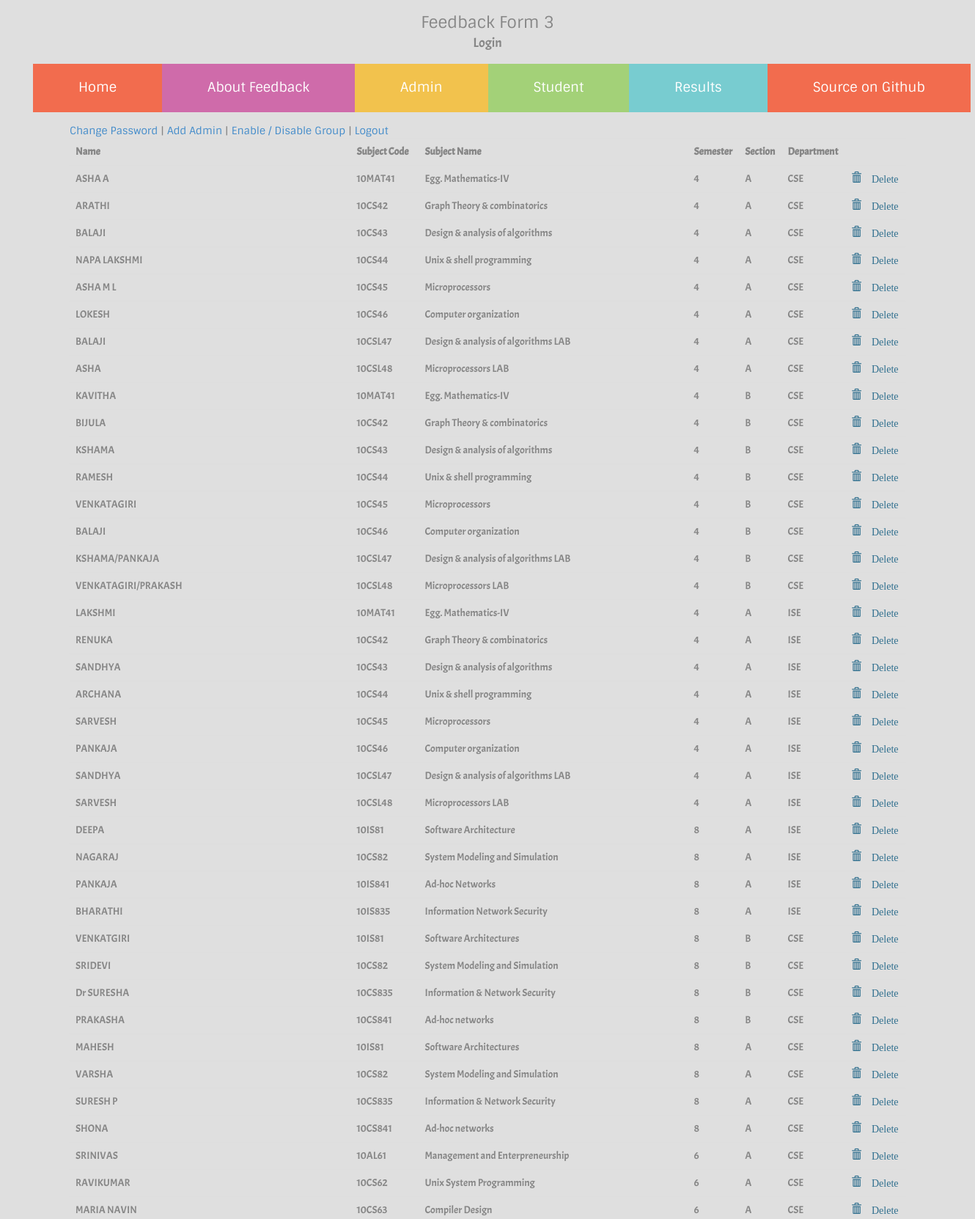
The page /admin.php (signed in, upper part) on the database its author committed.
### tables this page shows
CREATE TABLE `faculty` (
  `id` int(5) NOT NULL AUTO_INCREMENT,
  `name` varchar(50) NOT NULL,
  `subCode` varchar(10) NOT NULL,
  `subName` varchar(100) DEFAULT NULL,
  `semester` enum('2','4','6','8') NOT NULL DEFAULT '2',
  `sec` enum('A','B','C','D','E','F','G') DEFAULT 'F',
  `department` enum('ISE','CSE','CIV','EEE','ECE','ME','BS') DEFAULT 'BS',
  PRIMARY KEY (`id`)
);

### classes/auth.class.php (called while the page is built, shortened)
<?php
	class authenticate
	{
		public static $db_host,$db_user,$db_pass,$db_name,$username,$password;
		public static function check(){
			$db_name=self::$db_name;
			$username=self::$username;
			$password=self::$password;
			$username=mysql_real_escape_string($username);
			$sql="SELECT * FROM `$db_name`.`admin` WHERE `username`='$username' LIMIT 1";
			$query=mysql_query($sql);
			$num=mysql_num_rows($query);
			if($num!=1){
				return false;
			}
			else{
				$data=mysql_fetch_object($query);
				$passdb=$data->password;
				if($password==$passdb){
					return true;
				}else{
					return false;
				}
			}
		}
	}
?>

### admin.php (the view, shortened to what this page needs)
<?php
	require_once("classes/auth.class.php");
	$a=authenticate::check();
	if($a!=true){
		header("location:adminlogin.php?error=notLoggedIn");
		die();
	}else{?>
	<?php $title="Admin >> Add or Delete Member"; require_once("required_files/header.php"); ?>
	<div class="container">
		<?php
			$connection=mysql_connect($db_host,$db_user,$db_pass);
			$sql="SELECT * FROM `$db_name`.`faculty`";
			$query=mysql_query($sql,$connection);
			if(mysql_num_rows($query)==0){
				echo "<p class='text-danger'>No faculty added. Try adding some.</p>";
			}else{
		?>
		<div><a href="changePasswd.php">Change Password</a> | <a href="addAdmin.php">Add Admin</a> | <a href="edclass.php">Enable / Disable Group</a> | <a href="logout.php">Logout</a></div>
		<table class="table">
			<tr><th>Name</th> <th>Subject Code</th> <th>Subject Name</th> <th>Semester</th> <th>Section</th> <th>Department</th><th></th> </tr>
			<?php while($data=mysql_fetch_object($query)){
			?>
			<tr><td><?php echo $data->name;?></td><td><?php echo $data->subCode; ?></td> <td><?php echo $data->subName; ?></td> <td><?php echo $data->semester; ?></td> <td><?php echo $data->sec; ?></td> <td><?php echo $data->department; ?></td> <td><span style="cursor:pointer;" data-id="<?php echo $data->id; ?>" class="glyphicon glyphicon-trash text-info delete"> Delete</span></td></tr>
			<?php
				}
			?>
		</table>
					<?php
				}
			 ?>
	</div>
	<?php require_once("required_files/footer.php"); ?>
	<?php
	}
?>

### styles.css (style rules this page uses)
body { background:#dfdfdf;color:#868686;font-family:sintony }
table.table { font-family:acme }

### rows shown on the page
faculty: name "ASHA A", subCode "10MAT41", subName "Egg. Mathematics-IV", semester "4", sec "A", department "CSE"
faculty: name "ARATHI", subCode "10CS42", subName "Graph Theory & combinatorics", semester "4", sec "A", department "CSE"
faculty: name "BALAJI", subCode "10CS43", subName "Design & analysis of algorithms", semester "4", sec "A", department "CSE"
faculty: name "NAPA LAKSHMI", subCode "10CS44", subName "Unix & shell programming", semester "4", sec "A", department "CSE"
faculty: name "ASHA M L", subCode "10CS45", subName "Microprocessors", semester "4", sec "A", department "CSE"
faculty: name "LOKESH", subCode "10CS46", subName "Computer organization", semester "4", sec "A", department "CSE"
faculty: name "BALAJI", subCode "10CSL47", subName "Design & analysis of algorithms LAB", semester "4", sec "A", department "CSE"
faculty: name "ASHA", subCode "10CSL48", subName "Microprocessors LAB", semester "4", sec "A", department "CSE"
faculty: name "KAVITHA", subCode "10MAT41", subName "Egg. Mathematics-IV", semester "4", sec "B", department "CSE"
faculty: name "BIJULA", subCode "10CS42", subName "Graph Theory & combinatorics", semester "4", sec "B", department "CSE"
faculty: name "KSHAMA", subCode "10CS43", subName "Design & analysis of algorithms", semester "4", sec "B", department "CSE"
faculty: name "RAMESH", subCode "10CS44", subName "Unix & shell programming", semester "4", sec "B", department "CSE"
faculty: name "VENKATAGIRI", subCode "10CS45", subName "Microprocessors", semester "4", sec "B", department "CSE"
faculty: name "BALAJI", subCode "10CS46", subName "Computer organization", semester "4", sec "B", department "CSE"
faculty: name "KSHAMA/PANKAJA", subCode "10CSL47", subName "Design & analysis of algorithms LAB", semester "4", sec "B", department "CSE"
faculty: name "VENKATAGIRI/PRAKASH", subCode "10CSL48", subName "Microprocessors LAB", semester "4", sec "B", department "CSE"
faculty: name "LAKSHMI", subCode "10MAT41", subName "Egg. Mathematics-IV", semester "4", sec "A", department "ISE"
faculty: name "RENUKA", subCode "10CS42", subName "Graph Theory & combinatorics", semester "4", sec "A", department "ISE"
faculty: name "SANDHYA", subCode "10CS43", subName "Design & analysis of algorithms", semester "4", sec "A", department "ISE"
faculty: name "ARCHANA", subCode "10CS44", subName "Unix & shell programming", semester "4", sec "A", department "ISE"
faculty: name "SARVESH", subCode "10CS45", subName "Microprocessors", semester "4", sec "A", department "ISE"
faculty: name "PANKAJA", subCode "10CS46", subName "Computer organization", semester "4", sec "A", department "ISE"
faculty: name "SANDHYA", subCode "10CSL47", subName "Design & analysis of algorithms LAB", semester "4", sec "A", department "ISE"
faculty: name "SARVESH", subCode "10CSL48", subName "Microprocessors LAB", semester "4", sec "A", department "ISE"
faculty: name "DEEPA", subCode "10IS81", subName "Software Architecture", semester "8", sec "A", department "ISE"
faculty: name "NAGARAJ", subCode "10CS82", subName "System Modeling and Simulation", semester "8", sec "A", department "ISE"
faculty: name "PANKAJA", subCode "10IS841", subName "Ad-hoc Networks", semester "8", sec "A", department "ISE"
faculty: name "BHARATHI", subCode "10IS835", subName "Information Network Security", semester "8", sec "A", department "ISE"
faculty: name "VENKATGIRI", subCode "10IS81", subName "Software Architectures", semester "8", sec "B", department "CSE"
faculty: name "SRIDEVI", subCode "10CS82", subName "System Modeling and Simulation", semester "8", sec "B", department "CSE"
faculty: name "Dr SURESHA", subCode "10CS835", subName "Information & Network Security", semester "8", sec "B", department "CSE"
faculty: name "PRAKASHA", subCode "10CS841", subName "Ad-hoc networks", semester "8", sec "B", department "CSE"
faculty: name "MAHESH", subCode "10IS81", subName "Software Architectures", semester "8", sec "A", department "CSE"
faculty: name "VARSHA", subCode "10CS82", subName "System Modeling and Simulation", semester "8", sec "A", department "CSE"
faculty: name "SURESH P", subCode "10CS835", subName "Information & Network Security", semester "8", sec "A", department "CSE"
faculty: name "SHONA", subCode "10CS841", subName "Ad-hoc networks", semester "8", sec "A", department "CSE"
faculty: name "SRINIVAS", subCode "10AL61", subName "Management and Enterpreneurship", semester "6", sec "A", department "CSE"
faculty: name "RAVIKUMAR", subCode "10CS62", subName "Unix System Programming", semester "6", sec "A", department "CSE"
faculty: name "MARIA NAVIN", subCode "10CS63", subName "Compiler Design", semester "6", sec "A", department "CSE"
